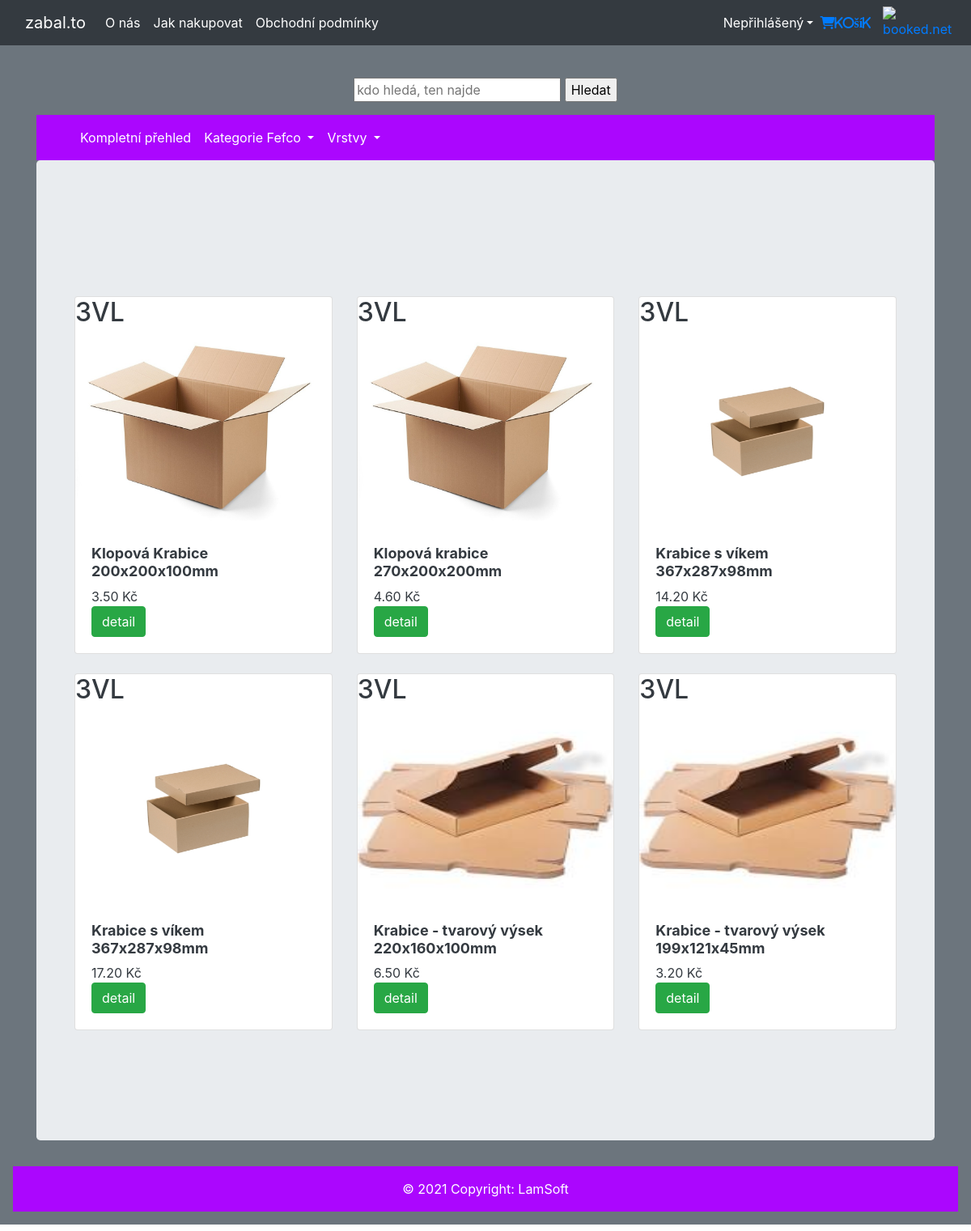
Page /products/layer/1/ on the committed database.
### utils/models.py (models this page shows, shortened)
class Box(Model):
    name = CharField(max_length=50)
    size = CharField(max_length=20)
    color = CharField(max_length=20)
    layer = ForeignKey(Layer, on_delete=DO_NOTHING)
    fefco = ForeignKey(Fefco, on_delete=DO_NOTHING)
    description = CharField(max_length=500)
    price_a = DecimalField(max_digits=8, decimal_places=2)
    price_n = DecimalField(max_digits=8, decimal_places=2)
    photo = ImageField(upload_to='media')
    quantity = IntegerField()
    discount_price = FloatField(blank=True, null=True)

class Layer(Model):
    layer = CharField(max_length=5)
    description = CharField(max_length=128)
    def __str__(self):
        return f'{self.layer}'

### utils/views.py (the view)
# urls.py: path('products/layer/<str:layer>/', FrontLayerListView.as_view(), name='layer_products'),
class FrontLayerListView(ListView):
    template_name = "front_layer_list.html"
    context_object_name = "layerlist"
    def get_queryset(self):
        content = {
            'layertype': self.kwargs['layer'],
            'products': Box.objects.filter(layer__id=self.kwargs['layer'])
        }
        return content

### utils/templates/front_layer_list.html (shortened to what this page needs)
   {% extends "front.html" %}
    {% block content %}
       <div class="album py-5 bg-grey">
        <div class="container">
          <div class="row">
        <div class="col-12 pb-5"><h1></h1></div>
        {% for product in layerlist.products %}
            <div class="col-md-4">
            <a class="text-dark" href="#">
              <div class="card mb-4 box-shadow">
                  <h2> {{product.layer}} </h2>
                <img src="{{ MEDIA_URL }}/{{product.photo}}"  height="240" class="card-img-top" alt="Picture">
                <div class="card-body">
                  <h2 style="font-size:18px;font-weight:bold">{{product.name}} {{product.size}}</h2>
                  <p class="card-text">{{product.price_a}} Kč</p>
                    <th scope="row">
                        <a class="btn btn-success btm-sm" href="{% url 'product_detail' pk=product.id %}">detail</a>
                    </th>
                </div>
              </div>
              </a>
            </div>
        {% endfor %}
          </div>
        </div>
      </div>
    {% endblock %}

### rows in the picture
Box: layer "3VL", photo (picture), name "Klopová Krabice", size "200x200x100mm", price_a "3.50"
Box: layer "3VL", photo (picture), name "Klopová krabice", size "270x200x200mm", price_a "4.60"
Box: layer "3VL", photo (picture), name "Krabice s víkem", size "367x287x98mm", price_a "14.20"
Box: layer "3VL", photo (picture), name "Krabice s víkem", size "367x287x98mm", price_a "17.20"
Box: layer "3VL", photo (picture), name "Krabice - tvarový výsek", size "220x160x100mm", price_a "6.50"
Box: layer "3VL", photo (picture), name "Krabice - tvarový výsek", size "199x121x45mm", price_a "3.20"
